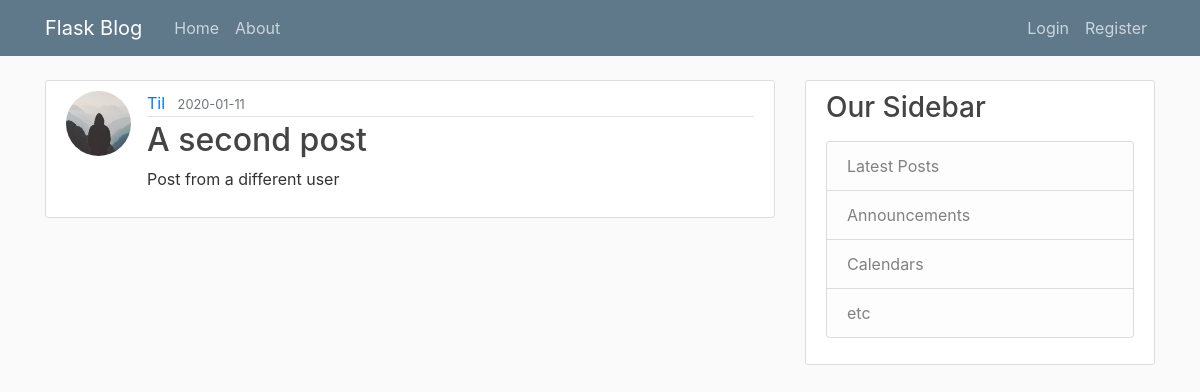
The page /post/2 on the database as committed earlier.
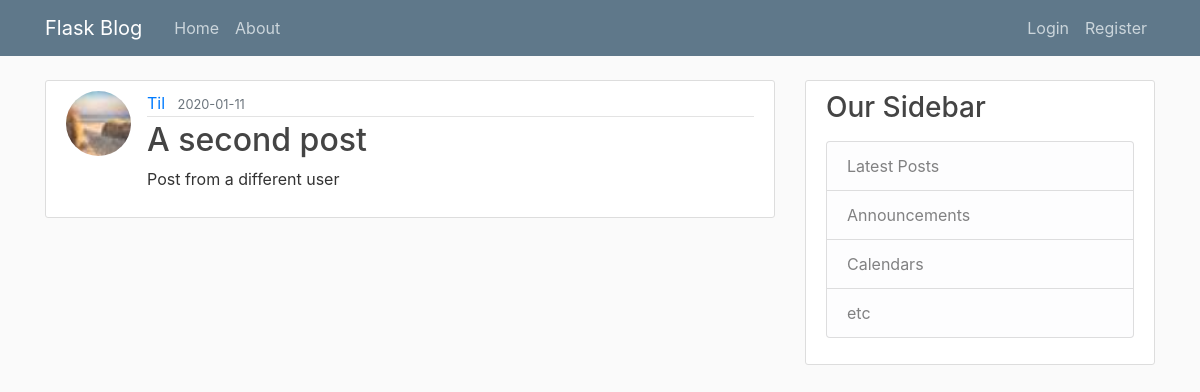
The same page on the database as committed later.
### flaskblog/models.py (models this page shows, shortened)
class User(db.Model, UserMixin): # 'db.Model' creates the SQLAlchemy Model; UserMixin is important for flask_login to make the login system work (UserMixin provides funcions like 'is_authenticated' for flask_login)
    id = db.Column(db.Integer, primary_key=True) # 'primary_key' provides a unique id for each column
    username = db.Column(db.String(20), unique=True, nullable=False) # 'unique' makes sure that the username is only one time stored in the database; 'nullable' ensures that the entry is not null
    email = db.Column(db.String(120), unique=True, nullable=False)
    image_file = db.Column(db.String(20), nullable=False, default='default.jpg') # 'default' sets a default entry if nothing was submitted in the form
    password = db.Column(db.String(60), nullable=False)
    posts = db.relationship('Post', backref='author', lazy=True) # relationship with another model (in this case 'Post'; 'Post' need to be spelled like the class); 'backref' creates a kind of column in the related model; 'lazy' ensures that the related data only gets loaded when needed

### flaskblog/routes.py (the view)
@app.route('/post/<int:post_id>')
def post(post_id):
    post = Post.query.get_or_404(post_id)
    return render_template('post.html', title=post.title, post=post)

### flaskblog/templates/post.html (shortened to what this page needs)
{% extends "layout.html" %}
{% block content %}
    <article class="media content-section">
        <img class="rounded-circle article-img" src="{{ url_for('static', filename='profile_pics/' + post.author.image_file) }}">
        <div class="media-body">
        <div class="article-metadata">
            <a class="mr-2" href="{{ url_for('user_posts', username=post.author.username) }}">{{ post.author.username }}</a>
            <small class="text-muted">{{ post.date_posted.strftime('%Y-%m-%d') }}</small>
        </div>
        <h2 class="article-title">{{ post.title }}</h2>
        <p class="article-content">{{ post.content }}</p>
        </div>
    </article>
{% endblock content %}

Rows that differ between the two databases and show on the page:
changed User "Til": image_file: picture added in place of a placeholder
